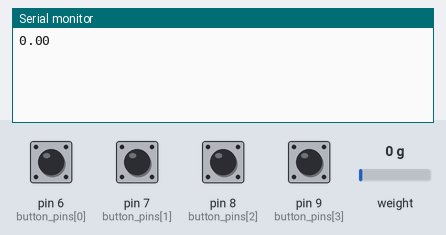
Simulated run of this sketch. Board: Arduino Uno, built with avr-gcc and run on an emulated ATmega328P. On the bench: the last lines printed to the serial monitor. Inputs (shaded band) come from the test bench; at power-on: pin 6 (button_pins[0]), pin 7 (button_pins[1]), pin 8 (button_pins[2]), pin 9 (button_pins[3]) HIGH, weight on the scale 0 g. The audio player accepts every command and is not drawn.

Above: at 2.7 s.
2.8 s: pin 6 (button_pins[0]) pulled LOW for 1.25 s
At 4.4 s:
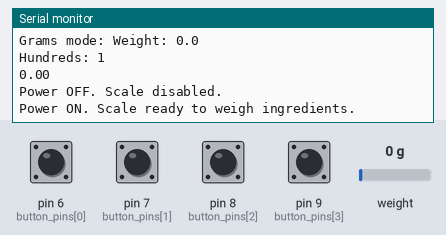
5.5 s: pin 7 (button_pins[1]) pulled LOW for 1.25 s
At 6.1 s:
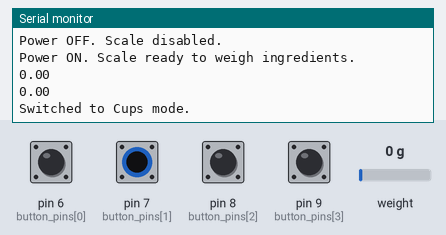
8.2 s: weight on the scale set to 100 g
At 9.7 s:
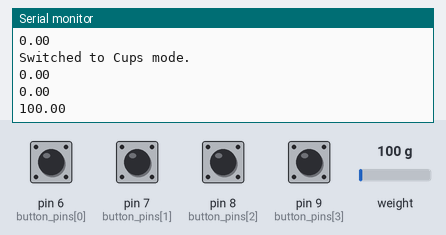
12.3 s: pin 8 (button_pins[2]) pulled LOW for 1.25 s
At 13.4 s:
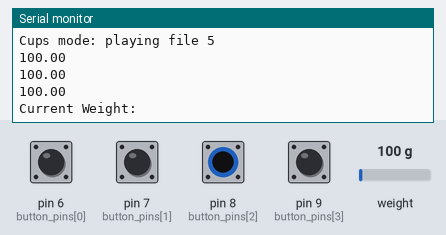
15.0 s: pin 9 (button_pins[3]) pulled LOW for 1.25 s
At 16.1 s:
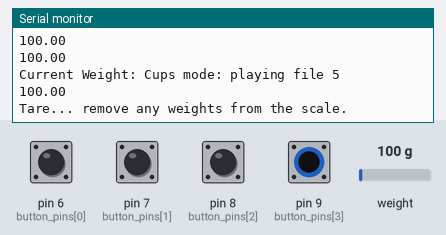
17.7 s: pin 7 (button_pins[1]) pulled LOW for 1.25 s
At 18.6 s:
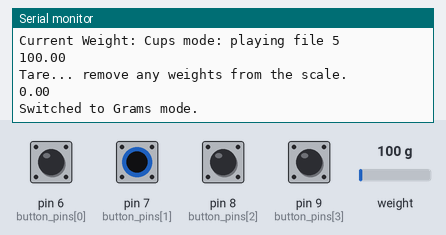

The sketch:

P3_Hardware_Code.ino
```cpp
#include "SoftwareSerial.h"
#include "DFRobotDFPlayerMini.h"
#include <Arduino.h>
#include "HX711.h"

// HX711 circuit wiring
const int LOADCELL_DOUT_PIN = 4;
const int LOADCELL_SCK_PIN = 5;
HX711 scale;

SoftwareSerial mySoftwareSerial(10, 11);  // RX, TX
DFRobotDFPlayerMini myDFPlayer;

float reading_1;
float prev_reading = 0;
int hundreds;
unsigned long stability_start_time = 0;
bool has_spoken = false;
unsigned long last_button_press_time = 0;
int weight1 = 0;

// Conversion constants for cup mode
const float gramsPerCup = 236.0;
const int tolerance = 5;

bool modeCups = false;
bool powerOn = true;

const int button_pins[] = {6, 7, 8, 9};
int num_buttons = 4;

void setup() {
  Serial.begin(57600);
  scale.begin(LOADCELL_DOUT_PIN, LOADCELL_SCK_PIN);

  for (int i = 0; i < num_buttons; i++) {
    pinMode(button_pins[i], INPUT_PULLUP);
  }

  // Initialize serial communication with DFPlayer Mini
  mySoftwareSerial.begin(9600);

  // Initialize DFPlayer Mini
  myDFPlayer.begin(mySoftwareSerial);
  myDFPlayer.setTimeOut(500);  // Set serial timeout for 500ms
  myDFPlayer.volume(30);       // Set volume level to 30
  myDFPlayer.EQ(2);            // Set equalizer to normal

  scale.set_scale(712.075221);  // Calibrate the scale
  scale.tare();                 // Tare the scale
}

void power_on_off() {
  powerOn = !powerOn;
  if (powerOn) {
    Serial.println("Power ON. Scale ready to weigh ingredients.");
    myDFPlayer.playFolder(12, 8);
  } else {
    Serial.println("Power OFF. Scale disabled.");
    myDFPlayer.playFolder(12, 11);
  }
}

void change_setting() {
  modeCups = !modeCups;
  if (modeCups) {
    Serial.println("Switched to Cups mode.");
    myDFPlayer.playFolder(12, 10);
  } else {
    Serial.println("Switched to Grams mode.");
    myDFPlayer.playFolder(12, 9);
  }
}

void tare_weight() {
  Serial.println("Tare... remove any weights from the scale.");
  delay(200);
  scale.tare();
  myDFPlayer.playFolder(12, 3);
}

void repeat_weight(float var) {
  Serial.print("Current Weight: ");
  myDFPlayer.playFolder(12, 7);
  delay(1400);
  speak(var);
}

int getCupAudioFile(int weight) {
  float cupValue = weight / gramsPerCup;
  // Round to the nearest quarter-cup
  int quarterIndex = round(cupValue / 0.25);
  float roundedCup = quarterIndex * 0.25;
  float targetWeight = roundedCup * gramsPerCup;

  // variation: 1 = exact, 2 = a bit under, 3 = a bit over
  int variation = 1;
  if (weight < targetWeight - tolerance) {
    variation = 2;
  } else if (weight > targetWeight + tolerance) {
    variation = 3;
  }

  int fileNumber = (quarterIndex - 1) * 3 + variation;
  if (fileNumber < 1) fileNumber = 1;
  if (fileNumber > 51) fileNumber = 51;
  return fileNumber;
}

void speak(float weight) {
  if (modeCups) {
    int fileNumber = getCupAudioFile((int)weight);
    Serial.print("Cups mode: playing file ");
    Serial.println(fileNumber);
    myDFPlayer.playFolder(13, fileNumber);
  } else {
    hundreds = weight / 100;
    int reading = round(weight) % 100;
    Serial.print("Grams mode: Weight: ");
    Serial.println(weight, 1);
    Serial.print("Hundreds: ");
    Serial.println(hundreds + 1);
    if (weight >= 99) {
      myDFPlayer.playFolder(hundreds + 1, reading + 1);
    } else {
      myDFPlayer.playFolder(hundreds + 1, reading);
    }
  }
}

void loop() {
  if (millis() - last_button_press_time > 100) {
    for (int i = 0; i < num_buttons; i++) {
      if (digitalRead(button_pins[i]) == LOW) {
        last_button_press_time = millis();
        switch(i) {
          case 0:
            power_on_off();
            break;

          case 1:
            if (powerOn) change_setting();
            break;

          case 3:
            if (powerOn) tare_weight();
            break;

          case 2:
            if (powerOn) repeat_weight(reading_1);
            break;

          default:
            break;
        }
        delay(50);
      }
    }
  }

  if (powerOn) {
    reading_1 = scale.get_units(10);

    if (abs(reading_1 - prev_reading) < 0.3) {
      if (stability_start_time == 0) {
        stability_start_time = millis();
      }
      if ((millis() - stability_start_time) >= 300 && !has_spoken) {
        speak(reading_1);
        has_spoken = true;
      }
    } else {
      stability_start_time = 0;
      has_spoken = false;
    }
    prev_reading = reading_1;
    Serial.println(reading_1);
  }
  delay(10);
}
```

Measured:
- after the input at 2.8 s, the serial monitor: prints a new line after 0.76 s (image 1)
- after the input at 5.5 s, the serial monitor: prints a new line after 0.27 s (image 2)
- after the input at 8.2 s, the serial monitor: prints a new line after 0.68 s (image 3)
- after the input at 12.3 s, the serial monitor: prints a new line after 0.66 s (image 4)
- after the input at 15.0 s, the serial monitor: prints a new line after 0.48 s (image 5)
- after the input at 17.7 s, the serial monitor: prints a new line after 0.07 s (image 6)
